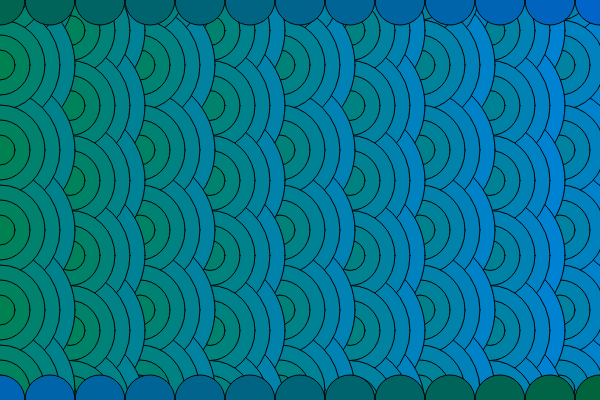
Frame 1 (no input)
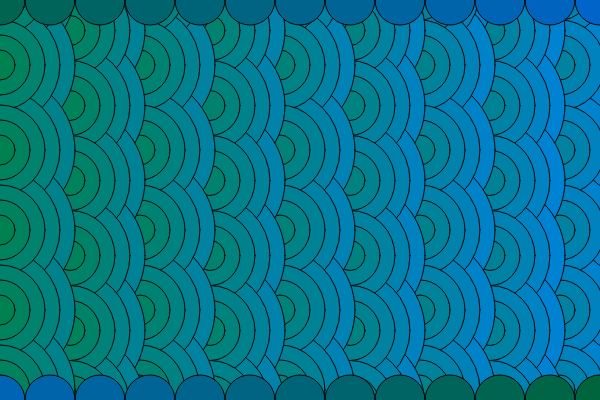
Frame 60 (no input)
Frame 120 (the mouse pressed at the canvas centre since frame 60): identical to frame 60, image omitted

The p5.js sketch that drew these frames (run headless with seeded random() and noise() and a simulated clock; from frame 60 on, the mouse is pressed at the canvas centre):

// p5.js sketch
// ── sketch.js
function setup() {
  createCanvas(600, 400);
  background(255);
}

  
function draw() {
  for (let i = 0; i < 6 ;i++){
    fill(0,130,220-i*15)
    circle(560,-10,150-i*30)
    circle(560,65,150-i*30)
    circle(560,150,150-i*30)
    circle(560,230,150-i*30)
    circle(560,310,150-i*30)
    circle(560,390,150-i*30)
  }
  for (let i = 0; i < 6 ;i++){
    fill(0,130,210-i*15)
    circle(490,30.5,150-i*30)
    circle(490,105.5,150-i*30)
    circle(490,180.5,150-i*30)
    circle(490,255.5,150-i*30)
    circle(490,330.5,150-i*30)
    circle(490,405.5,150-i*30)
  }
  for (let i = 0; i < 6 ;i++){
    fill(0,130,200-i*15)
    circle(420,-10,150-i*30)
    circle(420,65,150-i*30)
    circle(420,150,150-i*30)
    circle(420,230,150-i*30)
    circle(420,310,150-i*30)
    circle(420,390,150-i*30)
  }
  
  for (let i = 0; i < 6 ;i++){
    fill(0,130,190-i*15)
    circle(350,30.5,150-i*30)
    circle(350,105.5,150-i*30)
    circle(350,180.5,150-i*30)
    circle(350,255.5,150-i*30)
    circle(350,330.5,150-i*30)
    circle(350,405.5,150-i*30)
  }
  
  for (let i = 0; i < 6 ;i++){
    fill(0,130,180-i*15)
    circle(280,-10,150-i*30)
    circle(280,65,150-i*30)
    circle(280,150,150-i*30)
    circle(280,230,150-i*30)
    circle(280,310,150-i*30)
    circle(280,390,150-i*30)
  }
  
  for (let i = 0; i < 6 ;i++){
    fill(0,130,170-i*15)
    circle(210,30.5,150-i*30)
    circle(210,105.5,150-i*30)
    circle(210,180.5,150-i*30)
    circle(210,255.5,150-i*30)
    circle(210,330.5,150-i*30)
    circle(210,405.5,150-i*30)
  }
 
  for (let i = 0; i < 6 ;i++){
    fill(0,130,160-i*15)
    circle(140,-10,150-i*30)
    circle(140,65,150-i*30)
    circle(140,150,150-i*30)
    circle(140,230,150-i*30)
    circle(140,310,150-i*30)
    circle(140,390,150-i*30)
  }
  
  for (let i = 0; i < 6 ;i++){
    fill(0,130,150-i*15)
    circle(70,30.5,150-i*30)
    circle(70,105.5,150-i*30)
    circle(70,180.5,150-i*30)
    circle(70,255.5,150-i*30)
    circle(70,330.5,150-i*30)
    circle(70,405.5,150-i*30)
  }
  
  for (let i = 0; i < 6 ;i++){
    fill(0,130,140-i*15)
    circle(0,-10,150-i*30)
    circle(0,65,150-i*30)
    circle(0,150,150-i*30)
    circle(0,230,150-i*30)
    circle(0,310,150-i*30)
    circle(0,390,150-i*30)
  }
  
  for (let i = 0; i < 14 ;i++) {
    fill(0, 100, 60+i*10);
    stroke(5);
    circle(600-50*i, 400, 50)
    fill(0, 100, 200 - i*10);
    stroke(5)
    circle(600-50*i, 0, 50)
  }
}
